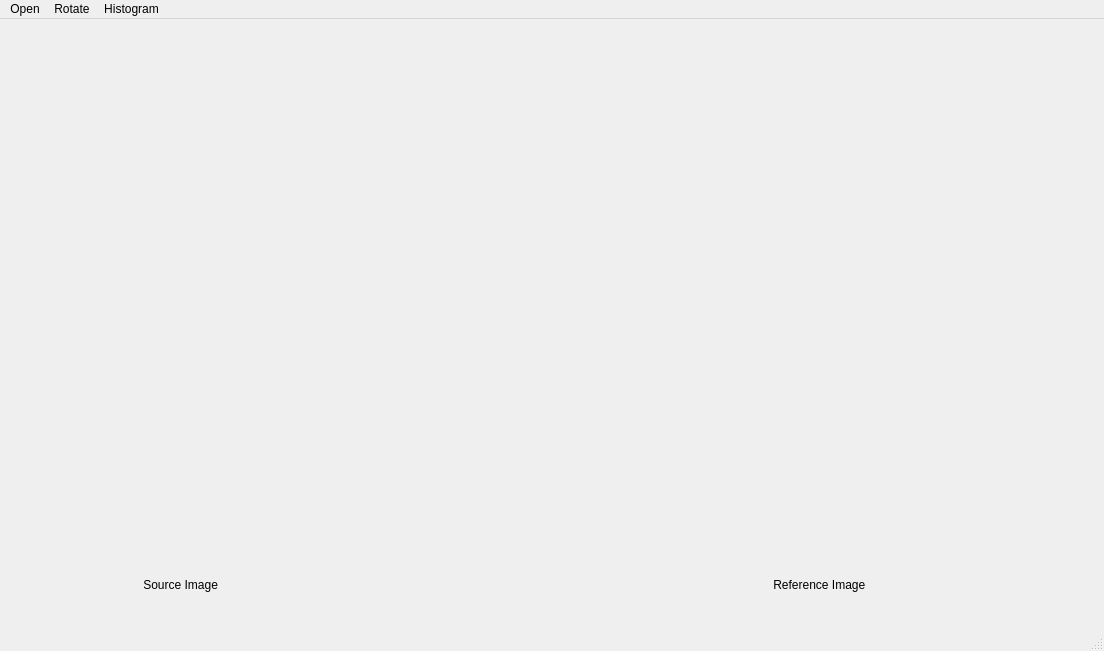
<?xml version="1.0" encoding="UTF-8"?>
<ui version="4.0">
 <class>MainWindow</class>
 <widget class="QMainWindow" name="MainWindow">
  <property name="geometry">
   <rect>
    <x>0</x>
    <y>0</y>
    <width>1104</width>
    <height>651</height>
   </rect>
  </property>
  <property name="windowTitle">
   <string>MainWindow</string>
  </property>
  <widget class="QWidget" name="centralWidget">
   <widget class="QLabel" name="SourceLabel">
    <property name="geometry">
     <rect>
      <x>20</x>
      <y>30</y>
      <width>471</width>
      <height>511</height>
     </rect>
    </property>
    <property name="mouseTracking">
     <bool>false</bool>
    </property>
    <property name="text">
     <string/>
    </property>
    <property name="textFormat">
     <enum>Qt::RichText</enum>
    </property>
   </widget>
   <widget class="QLabel" name="SourceName">
    <property name="geometry">
     <rect>
      <x>130</x>
      <y>550</y>
      <width>131</width>
      <height>31</height>
     </rect>
    </property>
    <property name="text">
     <string>    Source Image</string>
    </property>
   </widget>
   <widget class="QLabel" name="ReferenceLabel">
    <property name="geometry">
     <rect>
      <x>540</x>
      <y>30</y>
      <width>501</width>
      <height>511</height>
     </rect>
    </property>
    <property name="text">
     <string/>
    </property>
   </widget>
   <widget class="QLabel" name="ReferenceName">
    <property name="geometry">
     <rect>
      <x>770</x>
      <y>550</y>
      <width>121</width>
      <height>31</height>
     </rect>
    </property>
    <property name="text">
     <string> Reference Image</string>
    </property>
   </widget>
  </widget>
  <widget class="QMenuBar" name="menuBar">
   <property name="geometry">
    <rect>
     <x>0</x>
     <y>0</y>
     <width>1104</width>
     <height>26</height>
    </rect>
   </property>
   <widget class="QMenu" name="menuOpen">
    <property name="title">
     <string>Open</string>
    </property>
    <addaction name="actionOpen_Image"/>
   </widget>
   <widget class="QMenu" name="menuRotate">
    <property name="title">
     <string>Rotate</string>
    </property>
    <addaction name="actionRotate45"/>
    <addaction name="actionRotate90"/>
    <addaction name="actionRotate180"/>
   </widget>
   <widget class="QMenu" name="menuHistogram">
    <property name="title">
     <string>Histogram</string>
    </property>
    <addaction name="actionHistogramEqualization"/>
    <addaction name="actionMatch_with_Image"/>
   </widget>
   <addaction name="menuOpen"/>
   <addaction name="menuRotate"/>
   <addaction name="menuHistogram"/>
  </widget>
  <widget class="QStatusBar" name="statusBar"/>
  <action name="actionRotate45">
   <property name="text">
    <string>Rotate 45 degree</string>
   </property>
  </action>
  <action name="actionRotate90">
   <property name="text">
    <string>Rotate 90 degree</string>
   </property>
  </action>
  <action name="actionRotate180">
   <property name="text">
    <string>Rotate 180 degree</string>
   </property>
  </action>
  <action name="actionHistogramEqualization">
   <property name="enabled">
    <bool>true</bool>
   </property>
   <property name="text">
    <string>Histogram Equalization</string>
   </property>
  </action>
  <action name="actionMatch_with_Image">
   <property name="text">
    <string>Match with Image</string>
   </property>
  </action>
  <action name="actionOpen_Image">
   <property name="text">
    <string>Open Image</string>
   </property>
  </action>
 </widget>
 <layoutdefault spacing="6" margin="11"/>
 <resources/>
 <connections/>
</ui>
